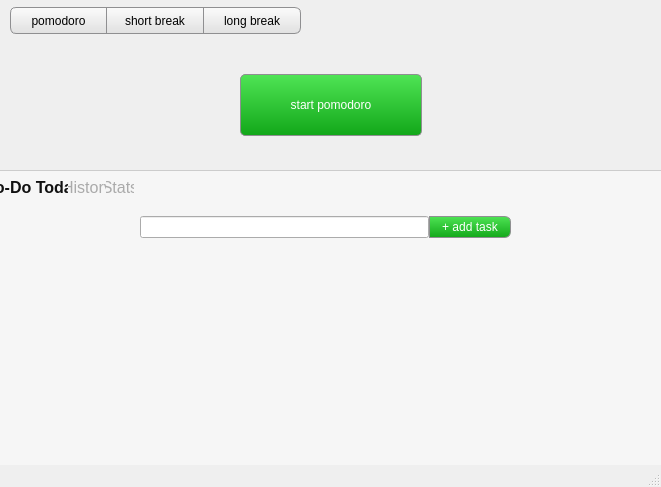
<?xml version="1.0" encoding="UTF-8"?>
<ui version="4.0">
 <class>MainWindow</class>
 <widget class="QMainWindow" name="MainWindow">
  <property name="windowModality">
   <enum>Qt::ApplicationModal</enum>
  </property>
  <property name="geometry">
   <rect>
    <x>0</x>
    <y>0</y>
    <width>661</width>
    <height>487</height>
   </rect>
  </property>
  <property name="windowTitle">
   <string>MainWindow</string>
  </property>
  <property name="styleSheet">
   <string notr="true">#ShortBreakButton,#LongBreakButton,#PomodoroButton {
	border: 1px solid #8f8f91;
	background-color: qlineargradient(x1: 0, y1: 0, x2: 0, y2: 1,stop: 0 #FBFBFB, stop: 1 #E0E0E0);
	min-width: 80px;
}
#ShortBreakButton:hover,#LongBreakButton:hover,#PomodoroButton:hover {
	background-color: qlineargradient(x1: 0, y1: 0, x2: 0, y2: 1,stop: 0 #f6f7fa, stop: 1 #CCC);
	/*background-color: qlineargradient(x1: 0, y1: 0, x2: 0, y2: 1,stop: 0 #EDF4F8, stop: 1 #C2D1DE);*/
}
#PomodoroButton {
	border-top-left-radius: 6px;
	border-bottom-left-radius: 6px;
}
#ShortBreakButton {
	border-left: 0px;
}
#LongBreakButton {
	border-top-right-radius: 6px;
	border-bottom-right-radius: 6px;
	border-left: 0px;
}
#StartButton {
	border: 1px solid #8f8f91;
	border-radius:5px;
	background-color: qlineargradient(x1: 0, y1: 0, x2: 0, y2: 1,stop: 0 #4FE455, stop: 1 #12A719);
	color:white;
	min-width: 180px;
	height:60px;
	font-size:17px/20px;
}
#StartButton:hover {
	background-color: qlineargradient(x1: 0, y1: 0, x2: 0, y2: 1,stop: 0 #3FF047, stop: 1 #15B91D);
}
#AddTaskEdit {
	height:20px;
	margin:0;
	padding:0;
	outline:none;
}
#AddTaskEdit:hover {
        /*box-shadow: 0 0 5px rgba(81, 203, 238, 1);*/
}
#AddTaskButton {
	color:#FFF;
	border: 1px solid #8f8f91;
	background-color: qlineargradient(x1: 0, y1: 0, x2: 0, y2: 1,stop: 0 #4FE455, stop: 1 #12A719);
	/*border-left: 0px;*/
	border-top-right-radius: 6px;
	border-bottom-right-radius: 6px;
	min-width: 80px;
	height:20px;
}
QPushButton {
	height:25px;
}
QPushButton:pressed {
	background-color: qlineargradient(x1: 0, y1: 0, x2: 0, y2: 1,stop: 0 #dadbde, stop: 1 #f6f7fa);
 }
QPushButton:flat {
	border: none; /* no border for a flat push button */
 }
QPushButton:default {
	border-color: navy; /* make the default button prominent */
}
#SummaryWidget {
	background-color:#F6F6F6;
	border-top:1px solid #CCC;
}

</string>
  </property>
  <widget class="QWidget" name="centralwidget">
   <widget class="QWidget" name="gridLayoutWidget">
    <property name="geometry">
     <rect>
      <x>10</x>
      <y>0</y>
      <width>291</width>
      <height>41</height>
     </rect>
    </property>
    <layout class="QGridLayout" name="ButtonsGrid">
     <property name="spacing">
      <number>0</number>
     </property>
     <item row="0" column="0">
      <widget class="QPushButton" name="PomodoroButton">
       <property name="font">
        <font>
         <kerning>true</kerning>
        </font>
       </property>
       <property name="styleSheet">
        <string notr="true"/>
       </property>
       <property name="text">
        <string>pomodoro</string>
       </property>
      </widget>
     </item>
     <item row="0" column="1">
      <widget class="QPushButton" name="ShortBreakButton">
       <property name="text">
        <string>short break</string>
       </property>
      </widget>
     </item>
     <item row="0" column="2">
      <widget class="QPushButton" name="LongBreakButton">
       <property name="text">
        <string>long break</string>
       </property>
      </widget>
     </item>
    </layout>
   </widget>
   <widget class="QWidget" name="gridLayoutWidget_2">
    <property name="geometry">
     <rect>
      <x>0</x>
      <y>50</y>
      <width>661</width>
      <height>111</height>
     </rect>
    </property>
    <layout class="QGridLayout" name="StartGrid">
     <item row="0" column="1">
      <widget class="QPushButton" name="StartButton">
       <property name="enabled">
        <bool>true</bool>
       </property>
       <property name="sizePolicy">
        <sizepolicy hsizetype="Minimum" vsizetype="Fixed">
         <horstretch>0</horstretch>
         <verstretch>0</verstretch>
        </sizepolicy>
       </property>
       <property name="text">
        <string>start pomodoro</string>
       </property>
       <property name="iconSize">
        <size>
         <width>16</width>
         <height>16</height>
        </size>
       </property>
      </widget>
     </item>
     <item row="0" column="0">
      <spacer name="LeftSpacer">
       <property name="orientation">
        <enum>Qt::Horizontal</enum>
       </property>
       <property name="sizeHint" stdset="0">
        <size>
         <width>40</width>
         <height>20</height>
        </size>
       </property>
      </spacer>
     </item>
     <item row="0" column="2">
      <spacer name="RightSpacer">
       <property name="orientation">
        <enum>Qt::Horizontal</enum>
       </property>
       <property name="sizeHint" stdset="0">
        <size>
         <width>40</width>
         <height>20</height>
        </size>
       </property>
      </spacer>
     </item>
    </layout>
   </widget>
   <widget class="QWidget" name="SummaryWidget" native="true">
    <property name="geometry">
     <rect>
      <x>0</x>
      <y>170</y>
      <width>661</width>
      <height>301</height>
     </rect>
    </property>
    <property name="font">
     <font>
      <family>PT Sans</family>
      <pointsize>14</pointsize>
     </font>
    </property>
    <property name="styleSheet">
     <string notr="true"/>
    </property>
    <widget class="QTabWidget" name="SummaryTabs">
     <property name="geometry">
      <rect>
       <x>0</x>
       <y>10</y>
       <width>661</width>
       <height>291</height>
      </rect>
     </property>
     <property name="autoFillBackground">
      <bool>false</bool>
     </property>
     <property name="styleSheet">
      <string notr="true">QTabWidget::pane { /* The tab widget frame */
     /*border-top: 2px solid #C2C7CB;*/
	/*background-color:#F6F6F6;*/
	border:0;
     position: absolute;
     top: -0.5em;
 }

QTabWidget::tab-bar {
     alignment: center;
 }
  QTabBar::tab {
    background: qlineargradient(x1: 0, y1: 0, x2: 0, y2: 1,
                                 stop: 0 #E1E1E1, stop: 0.4 #DDDDDD,
                                 stop: 0.5 #D8D8D8, stop: 1.0 #D3D3D3);
     /*border: 2px solid #C4C4C3;
     border-bottom-color: #C2C7CB; /* same as the pane color */
     /*border-top-left-radius: 4px;
     border-top-right-radius: 4px;*/
	background-color:#F6F6F6;
     min-width: 12ex;
     /*padding: 2px;*/
	padding:0;
	color: #AAA;
	font-size: 16px;
	font-family: 'PT Sans';
	/*font-weight:bold;*/
 }
QTabBar::tab:selected {
	color: #111;
	font-size: 16px;
	font-family: 'PT Sans';
	font-weight: bold;
}
QTabBar::tab:selected, QTabBar::tab:hover {
     /*background: qlineargradient(x1: 0, y1: 0, x2: 0, y2: 1,
                                 stop: 0 #fafafa, stop: 0.4 #f4f4f4,
                                 stop: 0.5 #e7e7e7, stop: 1.0 #fafafa);*/
 }
QTabBar::tab:hover {
	color:#111;
}
 QTabBar::tab:selected {
     /*border-color: #9B9B9B;
     border-bottom-color: #C2C7CB; /* same as pane color */
 }</string>
     </property>
     <property name="currentIndex">
      <number>0</number>
     </property>
     <widget class="QWidget" name="TodoTab">
      <attribute name="title">
       <string>To-Do Today</string>
      </attribute>
      <widget class="QWidget" name="horizontalLayoutWidget">
       <property name="geometry">
        <rect>
         <x>140</x>
         <y>10</y>
         <width>371</width>
         <height>46</height>
        </rect>
       </property>
       <layout class="QHBoxLayout" name="horizontalLayout">
        <property name="spacing">
         <number>0</number>
        </property>
        <item>
         <widget class="QLineEdit" name="AddTaskEdit"/>
        </item>
        <item>
         <widget class="QPushButton" name="AddTaskButton">
          <property name="autoFillBackground">
           <bool>false</bool>
          </property>
          <property name="text">
           <string>+ add task</string>
          </property>
         </widget>
        </item>
       </layout>
      </widget>
      <widget class="QWidget" name="verticalLayoutWidget">
       <property name="geometry">
        <rect>
         <x>140</x>
         <y>54</y>
         <width>371</width>
         <height>16</height>
        </rect>
       </property>
       <layout class="QVBoxLayout" name="TasksVertical">
        <property name="spacing">
         <number>2</number>
        </property>
       </layout>
      </widget>
      <zorder>horizontalLayoutWidget</zorder>
      <zorder>verticalLayoutWidget</zorder>
     </widget>
     <widget class="QWidget" name="HistoryTab">
      <attribute name="title">
       <string>History</string>
      </attribute>
     </widget>
     <widget class="QWidget" name="StatsTab">
      <attribute name="title">
       <string>Stats</string>
      </attribute>
     </widget>
    </widget>
   </widget>
  </widget>
  <widget class="QStatusBar" name="statusbar"/>
  <widget class="QMenuBar" name="menubar">
   <property name="geometry">
    <rect>
     <x>0</x>
     <y>0</y>
     <width>661</width>
     <height>25</height>
    </rect>
   </property>
  </widget>
 </widget>
 <resources/>
 <connections/>
</ui>
